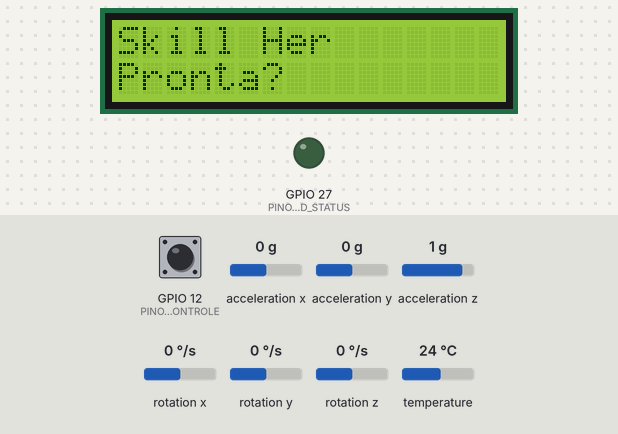
The sketch below on a simulated ESP32. Parts: 16×2 character LCD, output pins drawn as LEDs (lit = HIGH). The test bench sets the inputs (shaded band); at power-on: GPIO 12 (PINO_BOTAO_CONTROLE) HIGH, acceleration x 0 g, acceleration y 0 g, acceleration z 1 g, rotation x 0 °/s, rotation y 0 °/s, rotation z 0 °/s, temperature 24 °C. WiFi joins after 1.5 s; servers stay silent unless stated; random numbers use the default seed unless the sketch sets one; no MQTT or app messages arrive unless stated; what the sketch prints to the serial monitor is not drawn.

Above: at 2.7 s.
2.8 s: GPIO 12 (PINO_BOTAO_CONTROLE) pulled LOW for 0.15 s
At 3.7 s:
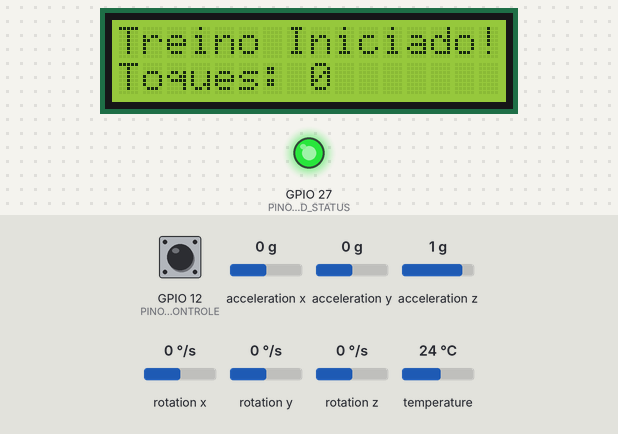
4.4 s: GPIO 12 (PINO_BOTAO_CONTROLE) pulled LOW for 1 s
At 5.0 s:
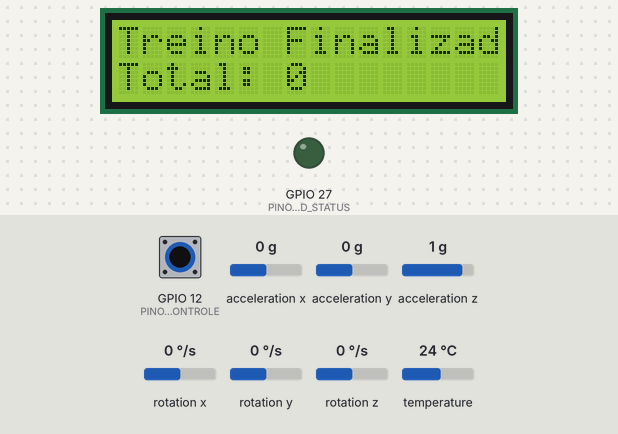
6.9 s: GPIO 12 (PINO_BOTAO_CONTROLE) pulled LOW for 3.2 s
At 8.0 s:
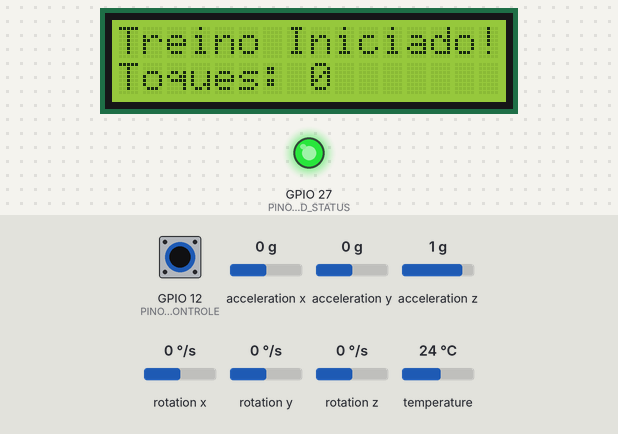
Timing chart, 0 to 9.9 s (numbered marks = the images above; inputs shaded):
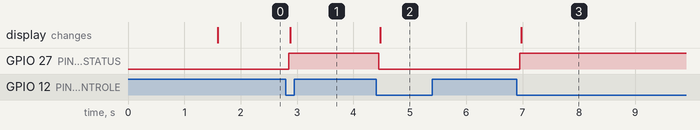

The sketch:

sketch.ino
```cpp
#include <Wire.h>
#include <LiquidCrystal_I2C.h>
#include <Adafruit_MPU6050.h>
#include <Adafruit_Sensor.h>
#include <WiFi.h>
#include <PubSubClient.h>

// --- Configurações de Rede --- // <<< SEÇÃO ADICIONADA
const char* ssid = "Wokwi-GUEST"; // Use "Wokwi-GUEST" para simulação no Wokwi, ou o nome da sua rede
const char* password = "";     // Use "" (vazio) para a rede do Wokwi, ou a senha da sua rede
const char* mqtt_server = "broker.hivemq.com";

WiFiClient espClient;
PubSubClient client(espClient);

// --- Configuração dos Pinos ---
const int PINO_BOTAO_CONTROLE = 12;
const int PINO_LED_STATUS = 27;

// --- Configuração do LCD I2C ---
LiquidCrystal_I2C lcd(0x27, 16, 2);

// --- Configuração do Acelerômetro ---
Adafruit_MPU6050 mpu;

// --- Constantes de Lógica ---
const float LIMIAR_IMPACTO = 35.0;
const long COOLDOWN_MS = 500;

// --- Variáveis de Estado ---
bool treinoAtivo = false;
int contadorToques = 0;
unsigned long ultimoImpactoTempo = 0;
bool estadoBotaoControleAnterior = HIGH;
unsigned long ultimoDebounceControle = 0;
const long debounceDelay = 50;

// <<< FUNÇÃO ADICIONADA: Conecta ao WiFi
void setup_wifi() {
  delay(10);
  Serial.println();
  Serial.print("Conectando a ");
  Serial.println(ssid);
  WiFi.begin(ssid, password);
  while (WiFi.status() != WL_CONNECTED) {
    delay(500);
    Serial.print(".");
  }
  Serial.println("");
  Serial.println("WiFi conectado!");
  Serial.println("IP address: ");
  Serial.println(WiFi.localIP());
}

// <<< FUNÇÃO ADICIONADA: Reconecta ao Broker MQTT
void reconnect() {
  while (!client.connected()) {
    Serial.print("Tentando conexão MQTT...");
    String clientId = "SkillHerClient-";
    clientId += String(random(0xffff), HEX);
    if (client.connect(clientId.c_str())) {
      Serial.println("Conectado!");
    } else {
      Serial.print("Falhou, rc=");
      Serial.print(client.state());
      Serial.println(" tentando novamente em 5 segundos");
      delay(5000);
    }
  }
}

void setup() {
  Serial.begin(115200);

  setup_wifi(); // <<< ADICIONADO
  client.setServer(mqtt_server, 1883); // <<< ADICIONADO

  pinMode(PINO_BOTAO_CONTROLE, INPUT_PULLUP);
  pinMode(PINO_LED_STATUS, OUTPUT);

  lcd.init();
  lcd.backlight();
  lcd.setCursor(0, 0);
  lcd.print("Skill Her");

  if (!mpu.begin()) {
    Serial.println("Falha ao encontrar o MPU6050");
    lcd.setCursor(0, 1);
    lcd.print("Erro no Sensor!");
    while (1);
  }
  mpu.setAccelerometerRange(MPU6050_RANGE_8_G);

  lcd.setCursor(0, 1);
  lcd.print("Pronta?");
  digitalWrite(PINO_LED_STATUS, LOW);
}

void loop() {
  if (!client.connected()) { // <<< ADICIONADO
    reconnect();
  }
  client.loop(); // <<< ADICIONADO

  handleBotaoControle();

  if (treinoAtivo) {
    detectarToque();
  }
}

void detectarToque() {
  if (millis() - ultimoImpactoTempo < COOLDOWN_MS) {
    return;
  }
  sensors_event_t a, g, temp;
  mpu.getEvent(&a, &g, &temp);
  float magnitude = sqrt(pow(a.acceleration.x, 2) + pow(a.acceleration.y, 2) + pow(a.acceleration.z, 2));
  if (magnitude > LIMIAR_IMPACTO) {
    ultimoImpactoTempo = millis();
    contadorToques++;
    lcd.setCursor(8, 1);
    lcd.print(contadorToques);
    Serial.print("Impacto detectado! Magnitude: ");
    Serial.println(magnitude);
  }
}

// <<< FUNÇÃO ADICIONADA: Envia os dados via MQTT
void finalizarTreino() {
  char payload[10];
  sprintf(payload, "%d", contadorToques);

  Serial.print("Enviando resultado via MQTT: ");
  Serial.println(payload);

  client.publish("skillher/treinos/resultado", payload);
}

void handleBotaoControle() {
  bool estadoAtual = digitalRead(PINO_BOTAO_CONTROLE);
  if (estadoAtual != estadoBotaoControleAnterior) {
    ultimoDebounceControle = millis();
  }
  if ((millis() - ultimoDebounceControle) > debounceDelay) {
    if (estadoAtual == LOW) {
      treinoAtivo = !treinoAtivo;
      if (treinoAtivo) {
        contadorToques = 0;
        digitalWrite(PINO_LED_STATUS, HIGH);
        lcd.clear();
        lcd.setCursor(0, 0);
        lcd.print("Treino Iniciado!");
        lcd.setCursor(0, 1);
        lcd.print("Toques: 0");
      } else {
        digitalWrite(PINO_LED_STATUS, LOW);
        lcd.clear();
        lcd.setCursor(0, 0);
        lcd.print("Treino Finalizado");
        lcd.setCursor(0, 1);
        lcd.print("Total: " + String(contadorToques));

        finalizarTreino(); // <<< ADICIONADO: Chamada da função para enviar os dados
      }
      while (digitalRead(PINO_BOTAO_CONTROLE) == LOW);
    }
  }
  estadoBotaoControleAnterior = estadoAtual;
}
```

Measured:
- after the input at 2.8 s, GPIO 27 (PINO_LED_STATUS): LOW → HIGH after 0.05 s; the display: changes after 0.08 s (image 1)
- after the input at 4.4 s, GPIO 27 (PINO_LED_STATUS): HIGH → LOW after 0.05 s; the display: changes after 0.08 s (image 2)
- after the input at 6.9 s, GPIO 27 (PINO_LED_STATUS): LOW → HIGH after 0.05 s; the display: changes after 0.08 s (image 3)
